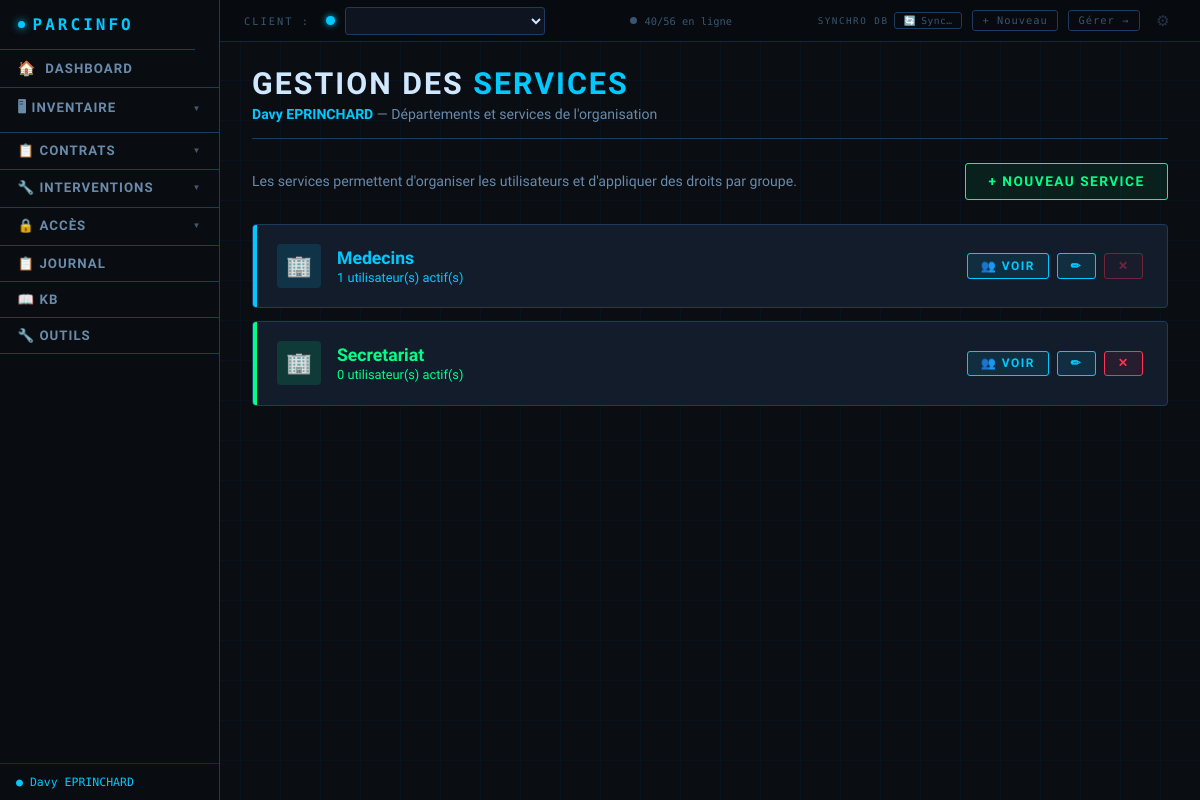
/services, run on the app's committed database.
### tables this page shows
CREATE TABLE clients (
        id INTEGER PRIMARY KEY AUTOINCREMENT,
        nom TEXT NOT NULL DEFAULT '',
        contact TEXT DEFAULT '',
        telephone TEXT DEFAULT '',
        email TEXT DEFAULT '',
        adresse TEXT DEFAULT '',
        notes TEXT DEFAULT '',
        couleur TEXT DEFAULT '#00c9ff',
        date_creation TEXT DEFAULT '',
        date_maj TEXT DEFAULT '', auth_user_id INTEGER DEFAULT NULL);

CREATE TABLE services (
        id INTEGER PRIMARY KEY AUTOINCREMENT,
        client_id INTEGER NOT NULL,
        nom TEXT NOT NULL DEFAULT '',
        description TEXT DEFAULT '',
        responsable TEXT DEFAULT '',
        couleur TEXT DEFAULT '#6a8aaa',
        ordre INTEGER DEFAULT 0,
        date_creation TEXT DEFAULT '',
        date_maj TEXT DEFAULT '',
        FOREIGN KEY(client_id) REFERENCES clients(id) ON DELETE CASCADE);

### app.py (the view)
@app.route('/services')
def liste_services():
    cid = get_client_id()
    if not cid: return redirect(url_for('nouveau_client'))
    conn = get_db()
    client = row_to_dict(conn.execute('SELECT * FROM clients WHERE id=?', (cid,)).fetchone() or {})
    services = [row_to_dict(r) for r in conn.execute(
        'SELECT * FROM services WHERE client_id=? ORDER BY ordre,nom', (cid,)).fetchall()]
    for s in services:
        s['nb_users'] = conn.execute(
            'SELECT COUNT(*) FROM utilisateurs WHERE service_id=? AND statut="actif"', (s['id'],)).fetchone()[0]
    conn.close()
    return render_template('services.html', services=services, client=client,
                           clients=get_clients(), client_actif_id=cid)

### app.py (called while the page is built, shortened)
@app.context_processor
def inject_auth_context():
    u = None
    uid = session.get('auth_user_id')
    return dict(auth_user=u)

@app.context_processor
def inject_csrf_token():
    return dict(csrf_token=_get_csrf_token())

@app.context_processor
def inject_dynamic_css():
    user = get_auth_user()
    auth_user_id = user['id'] if user else None
    dynamic_css = _generate_dynamic_css(auth_user_id=auth_user_id)
    return dict(dynamic_css=dynamic_css)

@app.before_request
def csrf_protect():
    validate_csrf_request()

@app.template_filter('type_css')
def type_css_filter(t):
    import re as _re
    if t in _TYPE_CSS_MAP:
        return _TYPE_CSS_MAP[t]
    key = _re.sub(r'[^a-z0-9]', '', str(t).lower())[:16]
    return key or 'autre'

@app.context_processor
def inject_cfg():
    types = get_liste('types_appareils')
    user = get_auth_user()
    auth_user_id = user['id'] if user else None
    cfg = cfg_all(auth_user_id=auth_user_id)
    type_badges = {}
    for t in types:
        k = type_css_filter(t)
        if k not in type_badges:
            val = cfg.get(f'type_badge_{k}', '')
            if val:
                type_badges[k] = val[:3].upper()
            else:
                type_badges[k] = _TYPE_BADGE_DEFAULTS.get(k, k[:3].upper() or 'AUT')
    return {
        'cfg': cfg,
        'types_appareils_ctx': types,
        'type_css_defaults': _TYPE_CSS_DEFAULTS,
        'type_badge_defaults': _TYPE_BADGE_DEFAULTS,
        'type_badges': type_badges,
    }

@app.before_request
def _auto_start_sync():
    global _sync_init_done
    if not _sync_init_done:
        _sync_init_done = True
        if cfg_get('db_type') == 'sync':
            _start_sync_thread()

### auth_utils.py (called while the page is built, shortened)
def get_auth_user():
    from database import get_db, row_to_dict
    uid = session.get('auth_user_id')
    if not uid:
        return None
    conn = get_db()
    u = conn.execute('SELECT * FROM auth_users WHERE id=? AND actif=1', (uid,)).fetchone()
    conn.close()
    return row_to_dict(u) if u else None

def get_csrf_token() -> str:
    if 'csrf_token' not in session:
        session['csrf_token'] = secrets.token_hex(32)
    return session['csrf_token']

def validate_csrf_request():
    if request.method not in ('POST', 'PUT', 'DELETE', 'PATCH'):
        return

### client_helpers.py (called while the page is built, shortened)
def get_clients() -> list:
    from database import get_db, row_to_dict
    uid = session.get('auth_user_id')
    if not uid:
        return []

### database.py (called while the page is built)
def get_local_db():
    return _local_db()

### templates/services.html (shortened to what this page needs)
{% extends "base.html" %}
{% block content %}
<div class="page-header">
    <h1>Gestion des <span>Services</span></h1>
    <p>
        <span style="color:{{ client.couleur or '#00c9ff' }};font-weight:700;">{{ client.nom }}</span>
        — Départements et services de l'organisation
    </p>
</div>
<div class="actions-row">
    <p style="color:var(--text-secondary);font-size:.88rem;">
        Les services permettent d'organiser les utilisateurs et d'appliquer des droits par groupe.
    </p>
    <a href="/service/nouveau" class="btn btn-success">+ Nouveau service</a>
</div>
{% if services %}
<div style="display:flex;flex-direction:column;gap:0.8rem;">
{% for svc in services %}
<div class="svc-card">
    <div class="svc-bar" style="background:{{ svc.couleur or '#6a8aaa' }};"></div>
    <div class="svc-icon" style="background:{{ svc.couleur or '#6a8aaa' }}22;color:{{ svc.couleur or '#6a8aaa' }};">
        🏢
    </div>
    <div class="svc-info">
        <div class="svc-nom" style="color:{{ svc.couleur or '#d0e8ff' }}">{{ svc.nom }}</div>
        <div class="svc-meta">
            <span style="color:{{ svc.couleur or '#6a8aaa' }}">{{ svc.nb_users }} utilisateur(s) actif(s)</span>
        </div>
    </div>
    <div style="display:flex;gap:0.5rem;flex-shrink:0;">
        <a href="/utilisateurs?service={{ svc.id }}" class="btn btn-primary btn-sm">👥 Voir</a>
        <a href="/service/{{ svc.id }}/editer" class="btn btn-primary btn-sm">✏</a>
        {% if svc.nb_users == 0 %}
        <form method="POST" action="/service/{{ svc.id }}/supprimer"
              onsubmit="return confirm('Supprimer le service « {{ svc.nom }} » ?')">
            <button type="submit" class="btn btn-danger btn-sm">✕</button>
        </form>
        {% else %}
        <button class="btn btn-danger btn-sm" disabled title="Déplacez les {{ svc.nb_users }} utilisateur(s) avant de supprimer"
                style="opacity:.4;cursor:not-allowed;">✕</button>
        {% endif %}
    </div>
</div>
{% endfor %}
</div>
{% endif %}
{% endblock %}

### templates/base.html (shortened to what this page needs)
<!DOCTYPE html>
<html lang="fr">
<head>
</head>
<body class="{{ 'theme-light' if cfg.get('mode') == 'light' else '' }}{{ ' nav-left' if cfg.get('nav_mode') == 'vertical' else '' }}">
<div class="client-bar">
    <span class="client-bar-label">Client :</span>
    <div class="client-select-wrap">
        {% set active_cl = clients | selectattr('id','eq', client_actif_id) | first | default(None) %}
        <span class="client-dot" style="color:{{ active_cl.couleur if active_cl else '#00c9ff' }}; background:{{ active_cl.couleur if active_cl else '#00c9ff' }};"></span>
        <select id="client-dropdown" onchange="changerClientAvecConfirmation(this)" data-current-value="{{ client_actif_id or '' }}">
        </select>
        {% set acces_actif = active_cl.acces if active_cl and active_cl.acces is defined else '' %}
    </div>
    <div class="wd-topbar idle" id="wd-global-bar">
        <span class="wd-dot"></span>
        <span id="wd-global-text">…</span>
    </div>
    <div class="client-bar-actions">
        {% if cfg.get('db_type') == 'sync' %}
        <div id="topbar-sync-wrap" style="display:flex;align-items:center;gap:.35rem;">
        {% else %}
        <div id="topbar-sync-wrap" style="display:none;align-items:center;gap:.35rem;">
        {% endif %}
            <span style="font-family:'Share Tech Mono',monospace;font-size:.58rem;letter-spacing:1.5px;
                         text-transform:uppercase;color:var(--text-muted);white-space:nowrap;">Synchro DB</span>
            <button class="topbar-sync-btn" id="topbar-sync-btn"
                    onclick="syncNow()" title="Base de données — mode synchronisation&#10;Cliquer pour synchroniser maintenant">
                <span class="topbar-sync-icon" id="topbar-sync-icon">🔄</span>
                <span id="topbar-sync-label">Sync…</span>
            </button>
        </div>
        <a href="/client/nouveau" class="client-bar-link">+ Nouveau</a>
        <a href="/clients" class="client-bar-link">Gérer →</a>
        <button class="topbar-gear" onclick="toggleConfig()" title="Paramètres">⚙</button>
    </div>
</div>
{% set ep = request.endpoint %}
{% set inv_active = ep in ['liste_appareils','nouvel_appareil','editer_appareil','liste_peripheriques','nouveau_peripherique','editer_peripherique','parc_general','baie_brassage','page_scan','liste_plans','editer_plan'] %}
{% set contrats_active = ep in ['liste_contrats','nouveau_contrat','editer_contrat','detail_contrat'] %}
{% set secu_active = ep in ['liste_identifiants','nouvel_identifiant','editer_identifiant','liste_utilisateurs','nouvel_utilisateur','editer_utilisateur','droits_utilisateur'] %}
<nav>
    <a href="/" class="nav-brand">PARCINFO</a>
    <a href="/" {% if ep == 'index' %}class="active"{% endif %}>
        <span style="font-size:.9rem;">🏠</span> DASHBOARD
    </a>
    <div class="nav-group">
        <button class="nav-group-btn {% if inv_active %}active{% endif %}">
            🖥 Inventaire <span class="arr">▼</span>
        </button>
    </div>
    <div class="nav-group">
        <button class="nav-group-btn {% if contrats_active %}active{% endif %}">
            📋 Contrats <span class="arr">▼</span>
        </button>
    </div>
    <div class="nav-group">
        <button class="nav-group-btn {% if ep in ['liste_interventions','nouveau_intervention','detail_intervention','editer_intervention'] %}active{% endif %}">
            🔧 Interventions <span class="arr">▼</span>
        </button>
    </div>
    <div class="nav-group">
        <button class="nav-group-btn {% if secu_active %}active{% endif %}">
            🔒 Accès <span class="arr">▼</span>
        </button>
    </div>
    <a href="/historique" {% if ep == 'page_historique' %}class="active"{% endif %}>📋 Journal</a>
    <a href="/kb" {% if ep == 'page_kb' %}class="active"{% endif %}>📖 KB</a>
    <a href="/outils" {% if ep == 'page_outils' %}class="active"{% endif %}>🔧 Outils</a>
    <div class="nav-spacer"></div>
    {% if client is defined and client and client.nom %}
    <span class="nav-client-badge" style="color:{{ client.couleur or '#00c9ff' }}; border-color:{{ client.couleur or '#00c9ff' }}33;">
        &#9679; {{ client.nom }}
    </span>
    {% endif %}
</nav>
<main>
    {% set ep = request.endpoint %}
    {% set bc = [] %}
    {% if ep in ['nouvel_appareil','editer_appareil'] %}
        {% set _ = bc.append(('Inventaire', None)) %}
        {% set _ = bc.append(('Appareils', '/appareils')) %}
        {% set _ = bc.append(('Ajouter' if ep == 'nouvel_appareil' else 'Modifier', None)) %}
    {% elif ep in ['nouveau_peripherique','editer_peripherique'] %}
        {% set _ = bc.append(('Inventaire', None)) %}
        {% set _ = bc.append(('Périphériques', '/peripheriques')) %}
        {% set _ = bc.append(('Ajouter' if ep == 'nouveau_peripherique' else 'Modifier', None)) %}
    {% elif ep in ['nouveau_contrat','editer_contrat'] %}
        {% set _ = bc.append(('Contrats', '/contrats')) %}
        {% set _ = bc.append(('Ajouter' if ep == 'nouveau_contrat' else 'Modifier', None)) %}
    {% elif ep == 'detail_contrat' %}
        {% set _ = bc.append(('Contrats', '/contrats')) %}
        {% set _ = bc.append(('Détail', None)) %}
    {% elif ep in ['nouvel_identifiant','editer_identifiant'] %}
        {% set _ = bc.append(('Accès', None)) %}
        {% set _ = bc.append(('Identifiants', '/identifiants')) %}
        {% set _ = bc.append(('Ajouter' if ep == 'nouvel_identifiant' else 'Modifier', None)) %}
    {% elif ep in ['nouvel_utilisateur','editer_utilisateur'] %}
        {% set _ = bc.append(('Accès', None)) %}
        {% set _ = bc.append(('Utilisateurs', '/utilisateurs')) %}
        {% set _ = bc.append(('Ajouter' if ep == 'nouvel_utilisateur' else 'Modifier', None)) %}
    {% elif ep == 'droits_utilisateur' %}
        {% set _ = bc.append(('Accès', None)) %}
        {% set _ = bc.append(('Utilisateurs', '/utilisateurs')) %}
        {% set _ = bc.append(('Droits', None)) %}
    {% elif ep == 'parc_general' %}
        {% set _ = bc.append(('Inventaire', None)) %}
        {% set _ = bc.append(('Parc général', None)) %}
    {% elif ep == 'baie_brassage' %}
        {% set _ = bc.append(('Inventaire', None)) %}
        {% set _ = bc.append(('Baie de brassage', None)) %}
    {% elif ep == 'page_scan' %}
        {% set _ = bc.append(('Inventaire', None)) %}
        {% set _ = bc.append(('Scan réseau', None)) %}
    {% endif %}
    {% block content %}{% endblock %}
</main>
    {% set _sk2 = [] %}
</body>
</html>

### templates/services.html (style rules this page uses)
.svc-card { background: var(--bg-card); border: 1px solid var(--border); border-radius: 4px; padding: 1.2rem 1.5rem; position: relative; overflow: hidden; display: flex; align-items: center; gap: 1rem; transition: border-color .2s; }
.svc-bar { position:absolute; left:0; top:0; bottom:0; width:4px; }
.svc-icon { width: 44px; height: 44px; border-radius: 4px; flex-shrink: 0; display: flex; align-items: center; justify-content: center; font-size: 1.3rem; }
.svc-info { flex: 1; }
.svc-nom { font-family:'Rajdhani',sans-serif; font-size:1.1rem; font-weight:700; }
.svc-meta { font-size:0.8rem; color:var(--text-secondary); margin-top:2px; }

### data on the page
clients: nom "Davy EPRINCHARD"
services: nom "Medecins", nb_users "1"
services: nom "Secretariat", nb_users "0"
